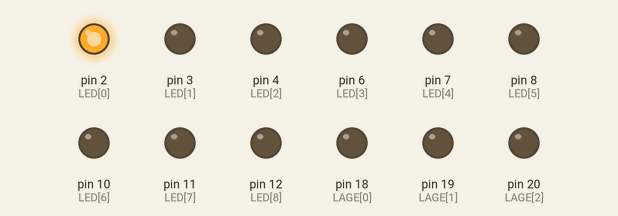
This program was run on a simulated MicroPython board. Parts: output pins drawn as LEDs (lit = HIGH).

Above: at 0.12 s.
At 2.12 s:
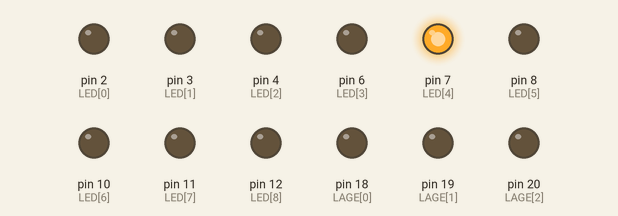
At 4.37 s:
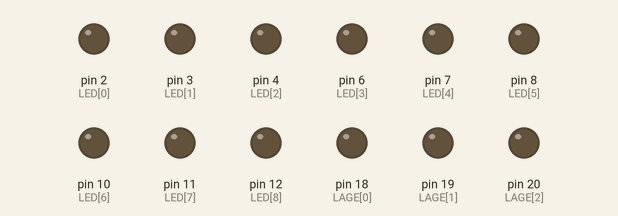
At 9.12 s:
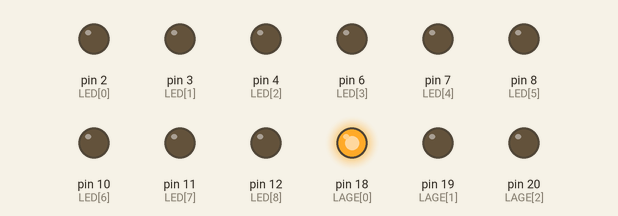
At 13.62 s:
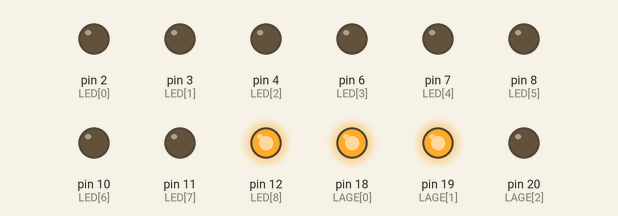
At 18.37 s:
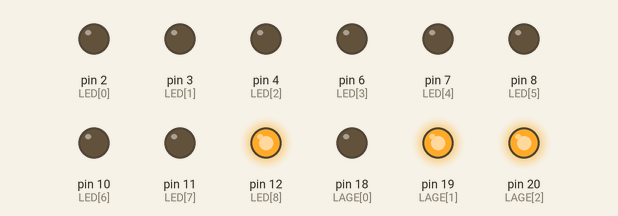
Timing chart, 0 to 18.7 s (numbered marks = the images above):
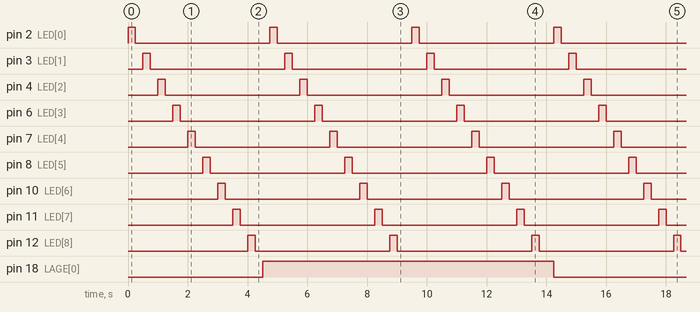

The program:

count_up.py
```python
# Lauflicht

from machine import Pin
from time import sleep

LED=[2,3,4,6,7,8,10,11,12]
LAGE=[18,19,20]

delay = .25

for l in range(3):
    LAGE[l]=Pin(LAGE[l],Pin.OUT)
for n in range(9):
    LED[n]=Pin(LED[n],Pin.OUT)

def ddurchzaehlen():
    for l in range (3):
        LAGE[l].value(0)
        for n in range(9) :
            LED[n].value(1)
            sleep(delay)
            LED[n].value(0)
            sleep(delay)
        LAGE[l].value(1)
        sleep(delay)

def durchzaehlen():
    for z in range (1):
        for l in range (3):
            LAGE[l].value(0)
            for n in range(9) :
                LED[n].value(1)
                sleep(delay)
                LED[n].value(0)
                sleep(delay)
            LAGE[l].value(1)
            sleep(delay)

while True:
    durchzaehlen()
```

Measured:
- by itself, pin 18 (LAGE[0]), pin 19 (LAGE[1]), pin 20 (LAGE[2]): alternates HIGH for 9.8 s and LOW for 4.5 s
- by itself, pin 2 (LED[0]), pin 3 (LED[1]), pin 4 (LED[2]), pin 6 (LED[3]), pin 7 (LED[4]), pin 8 (LED[5]), pin 10 (LED[6]), pin 11 (LED[7]), pin 12 (LED[8]): alternates HIGH for 0.25 s and LOW for 4.5 s
